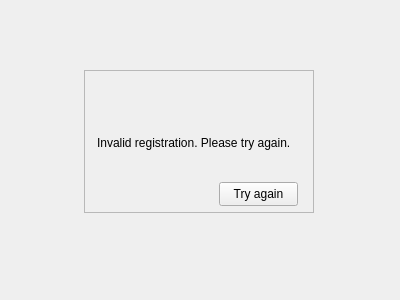
<?xml version="1.0" encoding="UTF-8"?>
<ui version="4.0">
 <class>Form</class>
 <widget class="QWidget" name="Form">
  <property name="geometry">
   <rect>
    <x>0</x>
    <y>0</y>
    <width>400</width>
    <height>300</height>
   </rect>
  </property>
  <property name="windowTitle">
   <string>Form</string>
  </property>
  <widget class="QFrame" name="frame">
   <property name="geometry">
    <rect>
     <x>84</x>
     <y>70</y>
     <width>230</width>
     <height>143</height>
    </rect>
   </property>
   <property name="frameShape">
    <enum>QFrame::Shape::StyledPanel</enum>
   </property>
   <property name="frameShadow">
    <enum>QFrame::Shadow::Raised</enum>
   </property>
   <widget class="QLabel" name="label">
    <property name="geometry">
     <rect>
      <x>13</x>
      <y>63</y>
      <width>213</width>
      <height>20</height>
     </rect>
    </property>
    <property name="text">
     <string>Invalid registration. Please try again.</string>
    </property>
   </widget>
   <widget class="QPushButton" name="pushButton">
    <property name="geometry">
     <rect>
      <x>135</x>
      <y>112</y>
      <width>79</width>
      <height>24</height>
     </rect>
    </property>
    <property name="text">
     <string>Try again</string>
    </property>
   </widget>
  </widget>
 </widget>
 <resources/>
 <connections/>
</ui>
